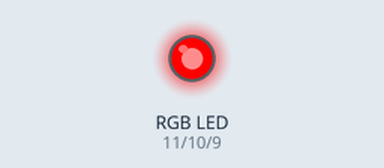
The sketch below on a simulated Arduino Uno, built with avr-gcc and run on an emulated ATmega328P. Shown: an RGB LED mixed from three pins (HIGH = lit).

Above: at 0.2 s.
At 1.2 s:
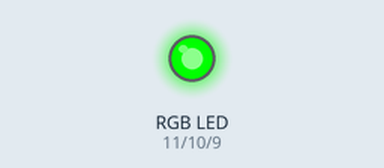
At 2.2 s:
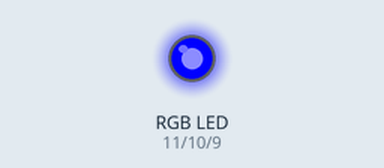
At 5.7 s:
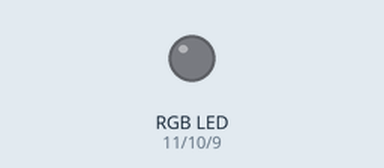
Timing chart, 0 to 6.9 s (numbered marks = the images above):
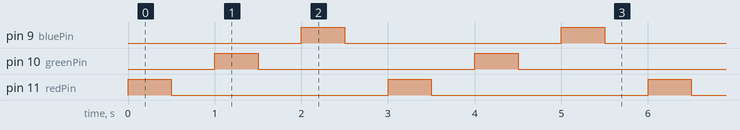

The sketch:

RGB_LED_Lesson_Code.ino
```cpp
// Code from Lesson 18 - McWhorter R4 Uno Class
// Hooking up an RGB LED
// Lori Pfahler
// June 2024

int redPin = 11;
int greenPin = 10;
int bluePin = 9;


void setup() {
  pinMode(redPin, OUTPUT);
  pinMode(greenPin, OUTPUT);
  pinMode(bluePin, OUTPUT);
  Serial.begin(115200);
}

void loop() {
  digitalWrite(redPin, HIGH);
  delay(500);
  digitalWrite(redPin, LOW);
  delay(500);

  digitalWrite(greenPin, HIGH);
  delay(500);
  digitalWrite(greenPin, LOW);
  delay(500);

  digitalWrite(bluePin, HIGH);
  delay(500);
  digitalWrite(bluePin, LOW);
  delay(500);

}
```

Measured:
- by itself, pin 9 (bluePin), pin 10 (greenPin), pin 11 (redPin): alternates HIGH for 0.50 s and LOW for 2.5 s
- by itself, everything shown: repeats every 3.0 s, in 6 steps
